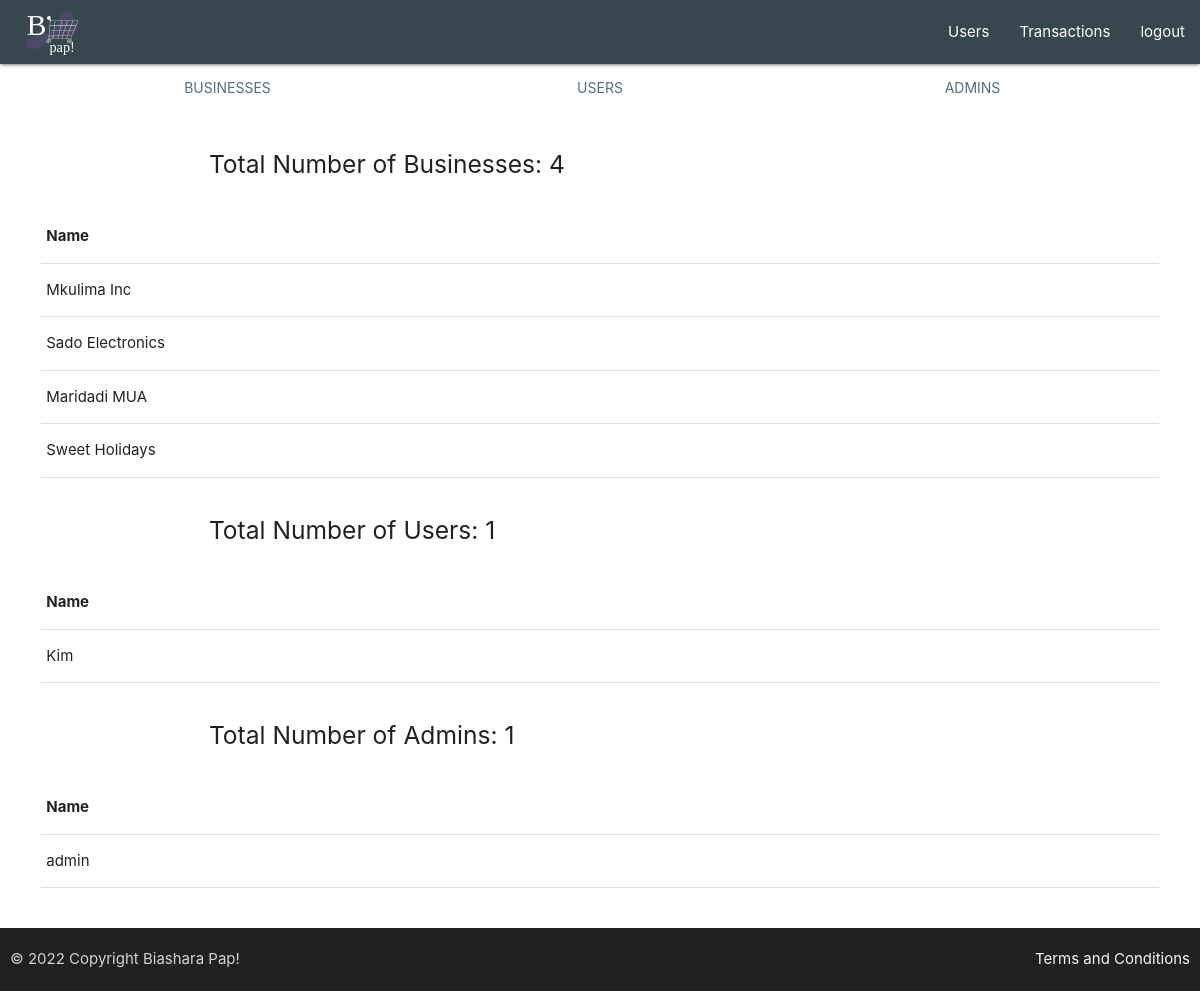
Page /users (signed in) on the committed database.
### core/models.py (models this page shows)
class Profile(models.Model):
    user = models.ForeignKey(User, on_delete=models.CASCADE)
    id_user = models.IntegerField()
    info = models.TextField(blank=True)
    profile_img = models.ImageField(upload_to='profile_images', default='blank-profile-picture.png')
    location = models.CharField(max_length=100)
    is_business = models.BooleanField(default=False)
    def __str__(self):
        return self.user.username

### core/views.py (the view)
# urls.py: path('users',views.users, name='users'),
@login_required(login_url='signin')
def users(request):
    if request.user.is_staff:
        business = Profile.objects.filter(is_business=True)
        users = Profile.objects.filter(is_business=False)
        admins = User.objects.filter(is_staff=True)
        return render(request, 'users.html', {'users': users, 'businesses': business, 'admin': True, 'admins': admins})
    else:
        messages.info(request, "You do not have access to that Page")
        return redirect('/')

### templates/users.html
{% extends 'index.html' %}
{% block content %}
<div class="row">
    <div class="col s12">
      <ul class="tabs">
        <li class="tab col s4"><a class="blue-grey-text text-darken-1" href="#businesses">Businesses</a></li>
        <li class="tab col s4"><a class="blue-grey-text text-darken-1" href="#users">Users</a></li>
        <li class="tab col s4"><a class="blue-grey-text text-darken-1" href="#admins">Admins</a></li>
      </ul>
    </div>
    <div id="businesses" class="col s12">
        <br>
        <div class="container">
            <h5>Total Number of Businesses: {{businesses|length}}</h5>
        </div>
        <br>
        <table>
            <thead>
              <tr>
                  <th>Name</th>
              </tr>
            </thead>
            <tbody>
              {% for business in businesses %}
                <tr>
                    <td>{{business}}</td>
                </tr>
              {% endfor %}
            </tbody>
          </table>
    </div>
    <div id="users" class="col s12">
        <br>
        <div class="container">
            <h5>Total Number of Users: {{users|length}}</h5>
        </div>
        <br>
        <table>
            <thead>
              <tr>
                  <th>Name</th>
              </tr>
            </thead>
            <tbody>
                {% for user in users%}
                    <tr>
                        <td>{{user}}</td>
                    </tr>
                {% endfor %}
            </tbody>
          </table>
    </div>
    <div id="admins" class="col s12">
        <br>
        <div class="container">
            <h5>Total Number of Admins: {{admins|length}}</h5>
        </div>
        <br>
        <table>
            <thead>
              <tr>
                  <th>Name</th>
              </tr>
            </thead>
            <tbody>
              {% for admin in admins %}
                <tr>
                    <td>{{admin.username}}</td>
                </tr>
              {% endfor %}
            </tbody>
          </table>
    </div>
</div>
{% endblock %}

### static/css/style.css (style rules this page uses)
body { display: flex; min-height: 100vh; flex-direction: column; }
.container { flex: 1 0 auto; }
* { box-sizing: border-box; }

### rows in the picture
Profile: user.username "Mkulima Inc"
Profile: user.username "Sado Electronics"
Profile: user.username "Maridadi MUA"
Profile: user.username "Sweet Holidays"
Profile: user.username "Kim"

### other values in the picture
{{ businesses|length }} "4"
{{ users|length }} "1"
{{ admins|length }} "1"
{{ admin.username }} "admin"
